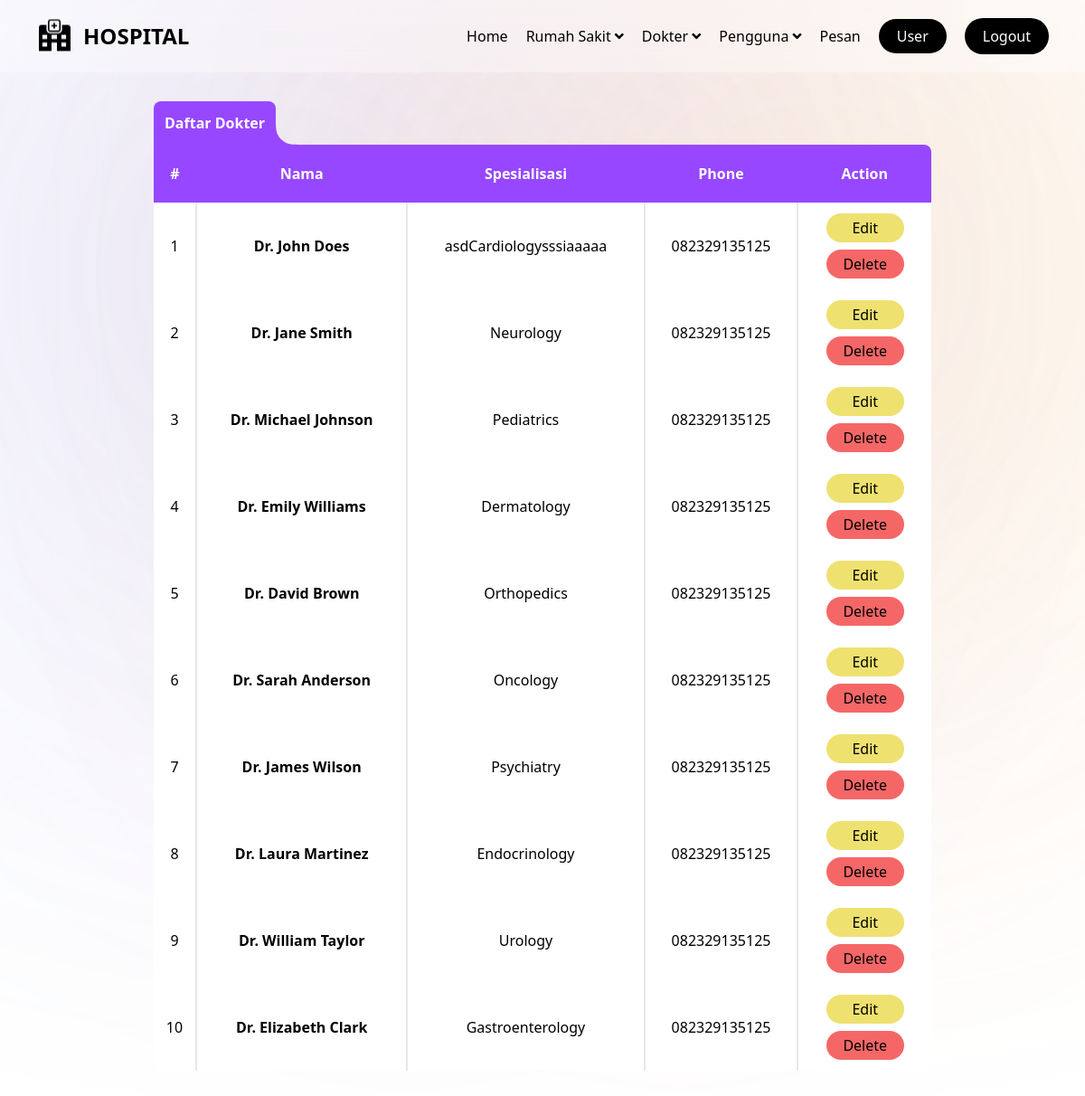
The page /admin/doctor_list.php (signed in) on the database its author committed.
### tables this page shows
CREATE TABLE `doctor` (
    `doctor_id` int NOT NULL AUTO_INCREMENT,
    `name` varchar(40),
    `specialization` varchar(30),
    `phone` varchar(30),
    `created_at` datetime DEFAULT CURRENT_TIMESTAMP,
    `updated_at` datetime DEFAULT CURRENT_TIMESTAMP,
    PRIMARY KEY (`doctor_id`)
);

### models/Doctor.php (called while the page is built, shortened)
<?php
class Doctor
{
    private $conn;
    public function __construct($conn)
    {
        $this->conn = $conn;
    }
    private function exec($query)
    {
        return $this->conn->query($query);
    }
    function getAllDoctor()
    {
        $query = "SELECT * FROM doctor";
        return $this->exec($query);
    }
}

### admin/doctor_list.php (the view)
<?php
include('header_admin.php');
require_once('../models/Doctor.php');
$doctor = new Doctor($conn);
$result  = $doctor->getAllDoctor();
?>
<div class="flex flex-col justify-center items-center pt-28 mb-20">
    <div class="w-full px-5 md:w-3/4">
        <div class="flex items-end">
            <div class="bg-[#9747ff] w-max p-3 font-bold text-white rounded-t-lg">Daftar Dokter</div>
            <svg width="32" height="32" viewBox="0 0 32 32" fill="none" xmlns="http://www.w3.org/2000/svg">
                <path fill-rule="evenodd" clip-rule="evenodd" d="M0 32H32C20.7989 32 15.1984 32 10.9202 29.8201C7.15695 27.9027 4.09734 24.8431 2.17987 21.0798C0 16.8016 0 11.201 0 0V32Z" fill="#9747FF" />
            </svg>
        </div>
        <div class="overflow-x-auto">
            <table class="bg-white w-full table-auto border-collapse rounded-tr-lg rounded-b-xl">
                <thead class="h-16 text-white ">
                    <tr class="bg-[#9747ff]  rounded-tr-lg">
                        <th>#</th>
                        <th>Nama</th>
                        <th>Spesialisasi</th>
                        <th>Phone</th>
                        <th class="rounded-tr-lg">Action</th>
                    </tr>
                </thead>
                <tbody>
                    <?php if ($result->num_rows < 1) : ?>
                        <tr class="text-center h-10">
                            <td colspan="5">Tidak ada data dokter.</td>
                        </tr>
                    <?php else : ?>
                        <?php
                        $count = 1;
                        while ($doctor = $result->fetch_assoc()) :
                        ?>
                            <tr class="text-center">
                                <td class="border-r border-r-2 px-2 px-2"><?= $count++ ?></td>
                                <td class="border-r border-r-2 px-2 font-bold"><?= $doctor["name"] ?></td>
                                <td class="border-r border-r-2 px-2"><?= $doctor["specialization"] ?></td>
                                <td class="border-r border-r-2 px-2"><?= $doctor["phone"] ?></td>
                                <td class="p-3">
                                    <form action="/admin/doctor_edit.php?doctor_id=<?= $doctor["doctor_id"] ?>" method="post">
                                        <button type="submit" name="edit" class="bg-[#EEE170] w-[86px] rounded-full px-2 py-1">Edit</button>
                                    </form>
                                    <form action="/admin/doctor_delete.php?doctor_id=<?= $doctor["doctor_id"] ?>" method="post">
                                        <button type="submit" name="submit" class="bg-[#F56767] w-[86px] rounded-full px-2 py-1 mt-2">Delete</button>
                                    </form>
                                </td>
                            </tr>
                        <?php endwhile; ?>
                    <?php endif; ?>
                </tbody>
        </div>
    </div>
</div>
<?php include('footer_admin.php') ?>

### rows shown on the page
doctor: name "Dr. John Does", specialization "asdCardiologysssiaaaaa", phone "082329135125"
doctor: name "Dr. Jane Smith", specialization "Neurology", phone "082329135125"
doctor: name "Dr. Michael Johnson", specialization "Pediatrics", phone "082329135125"
doctor: name "Dr. Emily Williams", specialization "Dermatology", phone "082329135125"
doctor: name "Dr. David Brown", specialization "Orthopedics", phone "082329135125"
doctor: name "Dr. Sarah Anderson", specialization "Oncology", phone "082329135125"
doctor: name "Dr. James Wilson", specialization "Psychiatry", phone "082329135125"
doctor: name "Dr. Laura Martinez", specialization "Endocrinology", phone "082329135125"
doctor: name "Dr. William Taylor", specialization "Urology", phone "082329135125"
doctor: name "Dr. Elizabeth Clark", specialization "Gastroenterology", phone "082329135125"
